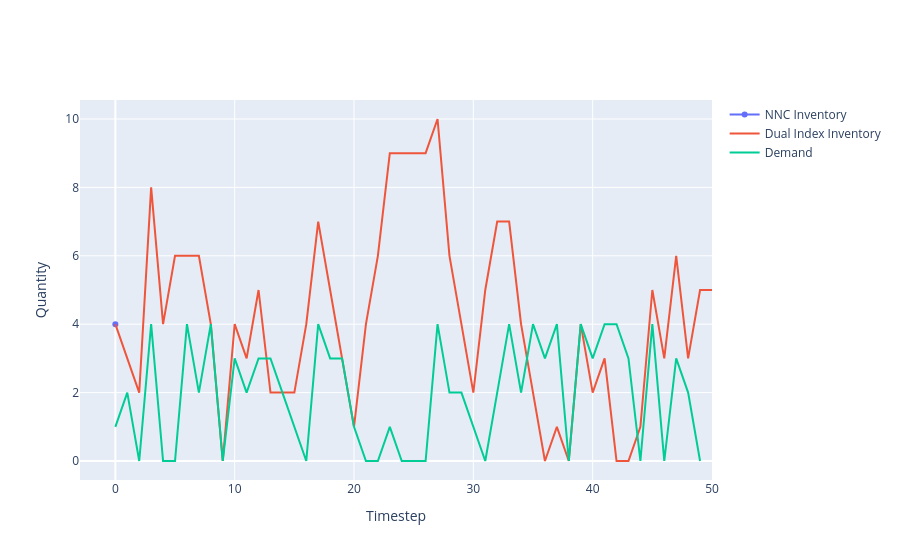

Notebook code cell kept with this figure:
### Code cell
a = go.Scatter(y=[x.detach().item() for x in all_nn_inv], name='NNC Inventory')
b = go.Scatter(y=list(all_inv), name='Dual Index Inventory')
c = go.Scatter(y=[x.detach().item() for x in fixed_demands], name='Demand')
fig = go.Figure([a,b, c])
fig.layout.xaxis.title = 'Timestep'
fig.layout.yaxis.title = 'Quantity'
fig

### Figure 1 — Plotly figure (JSON) as saved in the notebook; plotly's stock layout.template omitted (floating-point values rounded to 4 significant figures)
{"data": [{"name": "NNC Inventory", "type": "scatter", "y": [4]}, {"name": "Dual Index Inventory", "type": "scatter", "y": [4, 3, 2, 8, 4, 6, 6, 6, 4, 0, 4, 3, 5, 2, 2, 2, 4, 7, 5, 3, 1, 4, 6, 9, 9, 9, 9, 10, 6, 4, 2, 5, 7, 7, 4, 2, 0, 1, 0, 4, 2, 3, 0, 0, 1, 5, 3, 6, 3, 5, 5]}, {"name": "Demand", "type": "scatter", "y": [1, 2, 0, 4, 0, 0, 4, 2, 4, 0, 3, 2, 3, 3, 2, 1, 0, 4, 3, 3, 1, 0, 0, 1, 0, 0, 0, 4, 2, 2, 1, 0, 2, 4, 2, 4, 3, 4, 0, 4, 3, 4, 4, 3, 0, 4, 0, 3, 2, 0]}], "layout": {"xaxis": {"title": {"text": "Timestep"}}, "yaxis": {"title": {"text": "Quantity"}}}}
